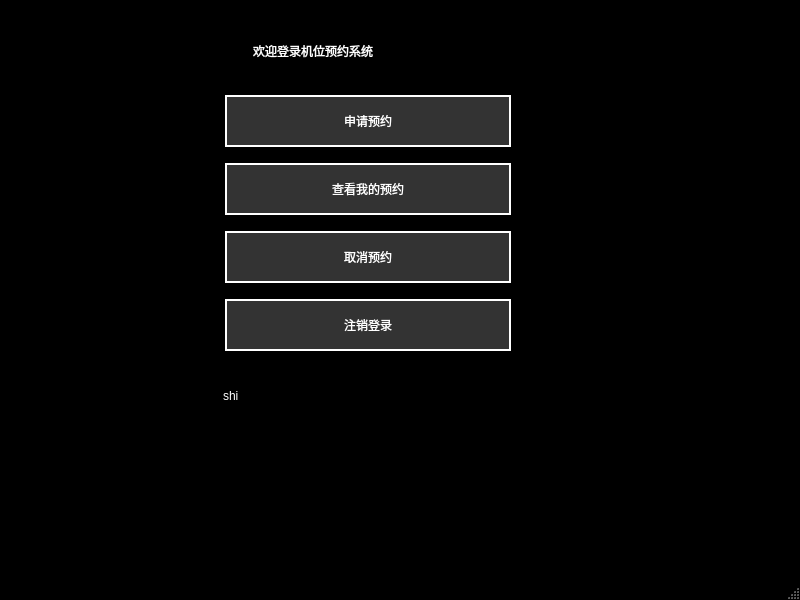
<?xml version="1.0" encoding="UTF-8"?>
<ui version="4.0">
 <class>Student_ability_Window</class>
 <widget class="QMainWindow" name="Student_ability_Window">
  <property name="geometry">
   <rect>
    <x>0</x>
    <y>0</y>
    <width>800</width>
    <height>600</height>
   </rect>
  </property>
  <property name="windowTitle">
   <string>MainWindow</string>
  </property>
  <property name="styleSheet">
   <string notr="true">QMainWindow {
    background-color: black;
}

QLabel {
    color: white;
    font: 16pt &quot;微软雅黑&quot;;
    margin: 10px;
}

QPushButton {
    background-color: #333333;
    color: white;
    border: 2px solid white;
    padding: 15px;
    font: 14pt &quot;微软雅黑&quot;;
    min-width: 250px;
    margin: 5px;
}

QPushButton:hover {
    background-color: #555555;
    border: 2px solid #00ff00;
}

QPushButton:pressed {
    background-color: #777777;
}</string>
  </property>
  <widget class="QWidget" name="centralwidget">
   <widget class="QLabel" name="label_title">
    <property name="geometry">
     <rect>
      <x>240</x>
      <y>20</y>
      <width>271</width>
      <height>61</height>
     </rect>
    </property>
    <property name="text">
     <string>欢迎登录机位预约系统</string>
    </property>
   </widget>
   <widget class="QWidget" name="verticalLayoutWidget">
    <property name="geometry">
     <rect>
      <x>220</x>
      <y>90</y>
      <width>296</width>
      <height>266</height>
     </rect>
    </property>
    <layout class="QVBoxLayout" name="verticalLayout">
     <item>
      <widget class="QPushButton" name="pushButton_applyOrder">
       <property name="text">
        <string>申请预约</string>
       </property>
      </widget>
     </item>
     <item>
      <widget class="QPushButton" name="pushButton_checkMyOrder">
       <property name="text">
        <string>查看我的预约</string>
       </property>
      </widget>
     </item>
     <item>
      <widget class="QPushButton" name="pushButton_CancelOrDer">
       <property name="text">
        <string>取消预约</string>
       </property>
      </widget>
     </item>
     <item>
      <widget class="QPushButton" name="pushButton_exit">
       <property name="text">
        <string>注销登录</string>
       </property>
      </widget>
     </item>
    </layout>
   </widget>
   <widget class="QLabel" name="label_time">
    <property name="geometry">
     <rect>
      <x>210</x>
      <y>370</y>
      <width>441</width>
      <height>51</height>
     </rect>
    </property>
    <property name="text">
     <string>shi</string>
    </property>
   </widget>
  </widget>
  <widget class="QMenuBar" name="menubar">
   <property name="geometry">
    <rect>
     <x>0</x>
     <y>0</y>
     <width>800</width>
     <height>17</height>
    </rect>
   </property>
  </widget>
  <widget class="QStatusBar" name="statusbar"/>
 </widget>
 <resources/>
 <connections/>
</ui>
